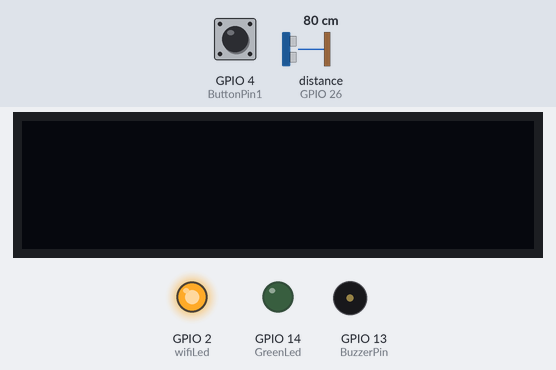
The sketch below on a simulated ESP32. On the bench: 128×32 one-colour display, output pins drawn as LEDs (lit = HIGH), buzzer (waves = sounding, pin HIGH). Wiring (inferred from the names in the program): ultrasonic range finder: trigger GPIO 27; echo GPIO 26. The inputs (shaded band) are chosen by the test bench; at power-on: distance to the obstacle (sensor on GPIO 26) 80 cm, GPIO 4 (ButtonPin1) HIGH. The echo pulse lasts 58.3 µs per cm; WiFi joins after 1.5 s; servers stay silent unless stated; pins used as bus, display or sensor lines are not drawn; what the sketch prints to the serial monitor is not drawn.

Above: at 7.2 s.
7.3 s: distance to the obstacle (sensor on GPIO 26) set to 35 cm
At 8.5 s:
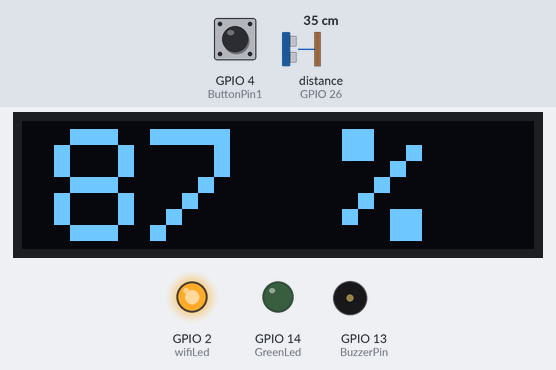
8.9 s: distance to the obstacle (sensor on GPIO 26) set to 60 cm
At 9.6 s:
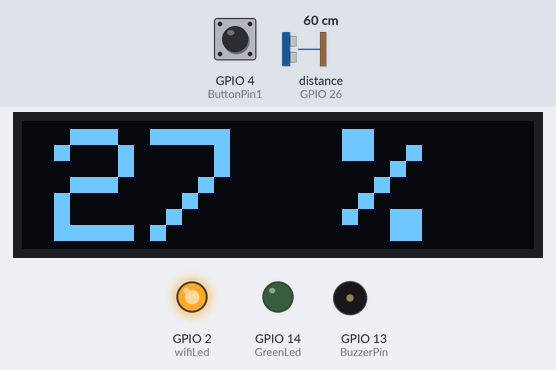
Timing chart, 0 to 11.9 s (numbered marks = the images above; inputs shaded):
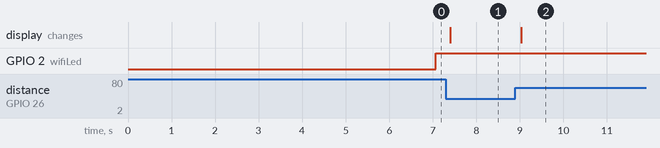

Measured:
- after the input at 7.3 s, the display: changes after 0.10 s (image 1)
- after the input at 8.9 s, the display: changes after 0.13 s (image 2)

The sketch:

arduino.ino
```cpp
/* Connessione al cloud Blynk */
#define BLYNK_TEMPLATE_ID "***"
#define BLYNK_TEMPLATE_NAME "***"
#define BLYNK_AUTH_TOKEN "***"

// Credenziali WiFi
char ssid[] = "***" ;
char pass[] = "***" ;

// Distanza dal sensore ad ultrasuoni in CM
int emptyTankDistance = 70 ;  // Distanza quando il serbatoio è vuoto
int fullTankDistance =  30 ;  // Distanza quando il serbatoio è pieno

// Valore di attivazione in percentuale
int triggerPer =   10 ;  // L'allarme si attiva quando il livello dell'acqua scende sotto la soglia

#include <Adafruit_SSD1306.h>
#include <WiFi.h>
#include <WiFiClient.h>
#include <BlynkSimpleEsp32.h>
#include <AceButton.h>

using namespace ace_button;

// Collegamenti al sensore
#define TRIGPIN    27  //G27
#define ECHOPIN    26  //G26
#define wifiLed    2   //G2
#define ButtonPin1 4  //G4
#define BuzzerPin  13  //G13
#define GreenLed   14  //G14

// Pin virtuali per Blynk
#define VPIN_BUTTON_1    V1
#define VPIN_BUTTON_2    V2

#define SCREEN_WIDTH 128 // Larghezza del display OLED in pixel
#define SCREEN_HEIGHT 32 // Altezza del display OLED in pixel

// Dichiarazione del display SSD1306 connesso tramite I2C (pin SDA, SCL)
#define OLED_RESET     -1 // Pin di reset
Adafruit_SSD1306 display(SCREEN_WIDTH, SCREEN_HEIGHT, &Wire, OLED_RESET);


float duration;
float distance;
int   waterLevelPer;
bool  toggleBuzzer = HIGH;  //Variabile per ricordare lo stato di toggle

char auth[] = BLYNK_AUTH_TOKEN;

ButtonConfig config1;
AceButton button1(&config1);

void handleEvent1(AceButton*, uint8_t, uint8_t);

BlynkTimer timer;

void checkBlynkStatus() { // chiamata ogni 3 secondi da SimpleTimer

  bool isconnected = Blynk.connected();
  if (isconnected == false) {
    Serial.println("Blynk Not Connected");
    digitalWrite(wifiLed, LOW);
  }
  if (isconnected == true) {
    digitalWrite(wifiLed, HIGH);
    Serial.println("Blynk Connected");
  }
}

BLYNK_CONNECTED() {
  Blynk.syncVirtual(VPIN_BUTTON_1);
  Blynk.syncVirtual(VPIN_BUTTON_2);
}

void displayData(int value){
  display.clearDisplay();
  display.setTextSize(4);
  display.setCursor(8,2);
  display.print(value);
  display.print(" ");
  display.print("%");
  display.display();
}

/*
  Metodo che serve a misurare la distanza in base al livello dell'acqua.
*/
void measureDistance()
{
// Imposta il pin del trigger a basso per 2 uS
  digitalWrite(TRIGPIN, LOW);
  delayMicroseconds(2);

// Imposta il pin del trigger ad alto per 20 uS per inviare un impulso
  digitalWrite(TRIGPIN, HIGH);
  delayMicroseconds(20);

// Riporta il pin del trigger a basso
  digitalWrite(TRIGPIN, LOW);

// Misura la larghezza dell'impulso in ingresso
  duration = pulseIn(ECHOPIN, HIGH);

// Determina la distanza dalla durata
// Usa 343 metri al secondo come velocità del suono
// Dividi per 1000 in quanto si vuole la distanza in millimetri

  distance = ((duration / 2) * 0.343)/10;

  if (distance > (fullTankDistance - 10)  && distance < emptyTankDistance )
  {
    waterLevelPer = map((int)distance ,emptyTankDistance, fullTankDistance, 0, 100);
    displayData(waterLevelPer);
    Blynk.virtualWrite(VPIN_BUTTON_1, waterLevelPer);
    Blynk.virtualWrite(VPIN_BUTTON_2, (String(distance) + " cm"));

// Stampa il risultato nel monitor seriale
    Serial.print("Distance: ");
    Serial.print(distance);
    Serial.println(" cm");

    if (waterLevelPer < triggerPer)
    {
      digitalWrite(GreenLed, HIGH);
      if (toggleBuzzer == HIGH){
        digitalWrite(BuzzerPin, HIGH);
      }
    }
    if (distance < fullTankDistance)
    {
      digitalWrite(GreenLed, LOW);
      if (toggleBuzzer == HIGH){
        digitalWrite(BuzzerPin, HIGH);
      }
    }

    if (distance > (fullTankDistance + 5) && waterLevelPer > (triggerPer + 5))
    {
      toggleBuzzer = HIGH;
      digitalWrite(BuzzerPin, LOW);
    }
}

// Attende prima di ripetere la misura
  delay(100);
}

/*
   Questa funzione viene eseguita una sola volta all'avvio del microcontrollore e si occupa di inizializzare il
   programma.

   Vengono impostati i pin per le connessioni del sensore ad ultrasuoni, del LED wifi e del pulsante.

   Viene inoltre impostata la modalità di funzionamento del pulsante e associata una funzione di gestione degli eventi
   (in questo caso 'button1Handler').

   Viene quindi inizializzato il display OLED e avviata la connessione WiFi con le credenziali specificate.

   Viene poi configurato il timer 'SimpleTimer' per controllare la connessione al server Blynk ogni 2 secondi, e infine
   viene configurato il server Blynk con l'autenticazione.

   Questa funzione è importante perché permette di inizializzare correttamente il programma e di impostare i parametri
   necessari per il corretto funzionamento del sensore ad ultrasuoni, del display OLED, del pulsante e della connessione
   WiFi con il server Blynk.
*/
void setup()
{
// Imposta il monitor seriale
  Serial.begin(115200);

// Imposta le modalità dei pin per le connessioni del sensore
  pinMode(ECHOPIN, INPUT);
  pinMode(TRIGPIN, OUTPUT);
  pinMode(wifiLed, OUTPUT);
  pinMode(GreenLed, OUTPUT);
  pinMode(BuzzerPin, OUTPUT);

  pinMode(ButtonPin1, INPUT_PULLUP);

  digitalWrite(wifiLed, LOW);
  digitalWrite(GreenLed, LOW);
  digitalWrite(BuzzerPin, LOW);

  config1.setEventHandler(button1Handler);

  button1.init(ButtonPin1);

  if(!display.begin(SSD1306_SWITCHCAPVCC, 0x3C)) {
    Serial.println(F("SSD1306 allocation failed"));
    for(;;);
  }
  delay(5000);
  display.setTextSize(1);
  display.setTextColor(WHITE);
  display.clearDisplay();

  WiFi.begin(ssid, pass);
  timer.setInterval(2000L, checkBlynkStatus); // Controlla la connessione al server Blynk ogni 2 secondi
  Blynk.config(auth);
  delay(1000);

}

/*
   Questa funzione viene eseguita continuamente dal microcontrollore e si occupa di chiamare le funzioni
   necessarie per il funzionamento del programma.

   In particolare, viene eseguita la funzione 'measureDistance()' per misurare la distanza con un sensore ad ultrasuoni
   e aggiornare il valore della distanza all'interno del programma.

   Viene poi chiamata la funzione 'Blynk.run()' per mantenere attiva la connessione al server Blynk e gestire la comunicazione.

   Infine, viene eseguita la funzione 'timer.run()' per avviare il timer 'SimpleTimer' che eseguirà le funzioni
   registrate quando è stato configurato.

   La funzione 'button1.check()' verifica inoltre se il pulsante è stato premuto e, se sì, esegue la funzione di gestione
   dell'evento associata.
*/
 void loop()
 {
  measureDistance();

  Blynk.run();
  timer.run(); // Avvia SimpleTimer

  button1.check();
}

/*
   Questa funzione gestisce gli eventi relativi ad un pulsante.
   Riceve in input un puntatore ad un oggetto AceButton, un intero senza segno a 8 bit che rappresenta
   il tipo di evento verificatosi (ad esempio, pulsante premuto, pulsante rilasciato, pulsante tenuto premuto)
   e un intero senza segno a 8 bit che rappresenta lo stato corrente del pulsante.
   Se l'evento è il rilascio del pulsante, la funzione spegne un buzzer e imposta un flag su LOW.
*/
void button1Handler(AceButton* button, uint8_t eventType, uint8_t buttonState)
{
  Serial.println("EVENT1");

  switch (eventType) {
    case AceButton::kEventReleased:
      //Serial.println("kEventReleased");
      digitalWrite(BuzzerPin, LOW);
      toggleBuzzer = LOW;
      break;
  }
}
```
